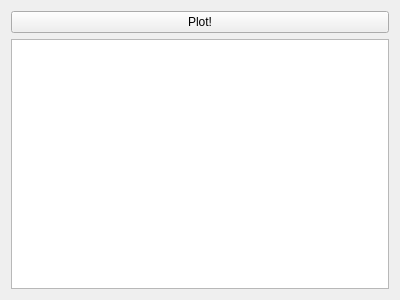
<?xml version="1.0" encoding="UTF-8"?>
<ui version="4.0">
 <class>Form</class>
 <widget class="QWidget" name="Form">
  <property name="geometry">
   <rect>
    <x>0</x>
    <y>0</y>
    <width>400</width>
    <height>300</height>
   </rect>
  </property>
  <property name="windowTitle">
   <string>PyQtGraph</string>
  </property>
  <layout class="QGridLayout" name="gridLayout">
   <item row="0" column="0">
    <widget class="QPushButton" name="plotBtn">
     <property name="text">
      <string>Plot!</string>
     </property>
    </widget>
   </item>
   <item row="1" column="0">
    <widget class="PlotWidget" name="plot"/>
   </item>
  </layout>
 </widget>
 <customwidgets>
  <customwidget>
   <class>PlotWidget</class>
   <extends>QGraphicsView</extends>
   <header>pyqtgraph</header>
  </customwidget>
 </customwidgets>
 <resources/>
 <connections/>
</ui>
